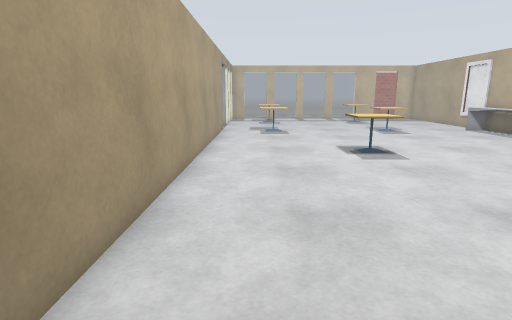
view 1 (above)

17 first-person views from a walk through a world built for the Gazebo simulator. The camera is 1.2 m above the floor, tilts 12° down and sees 80° across. The floor is counted in squares, 0.5 m on a side. Each view is taken from the middle of a square. On the plan, view 1 faces up. The plan holds only what a view shows up to about 18 squares ahead; the rest is blank. The place goes on beyond the plan. Simple patterns stand in for the simulator's built-in surfaces. Some surface patterns are stand-ins.

view 2
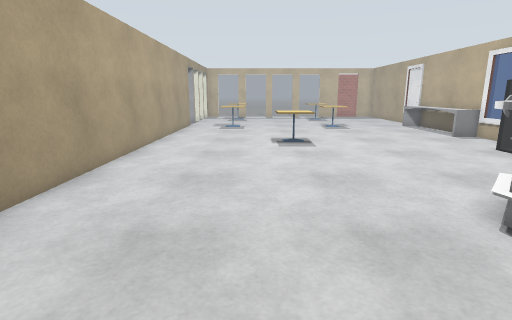

view 3
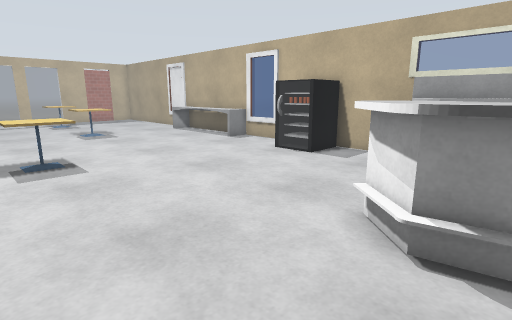

view 4
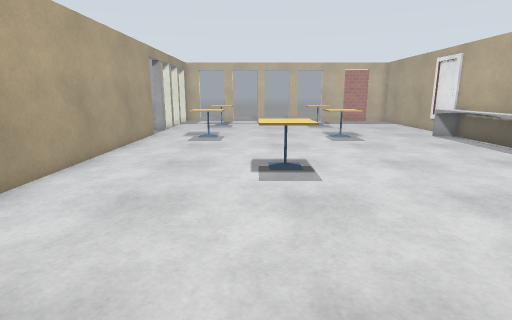

view 5
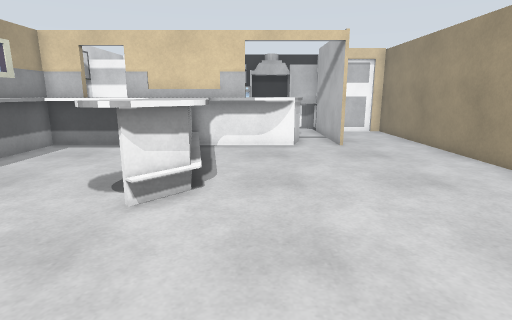

view 6
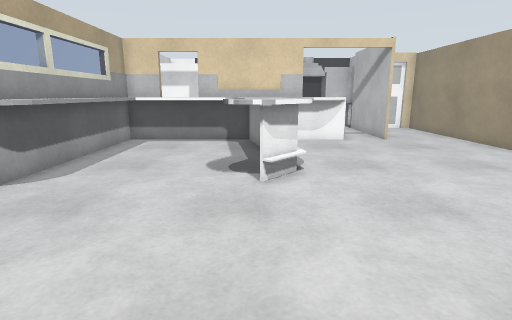

view 7
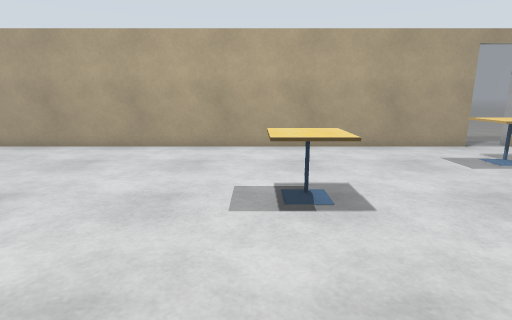

view 8
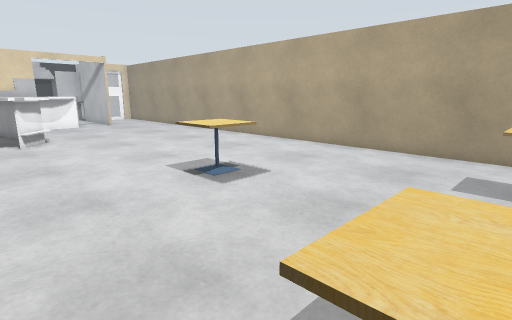

view 9
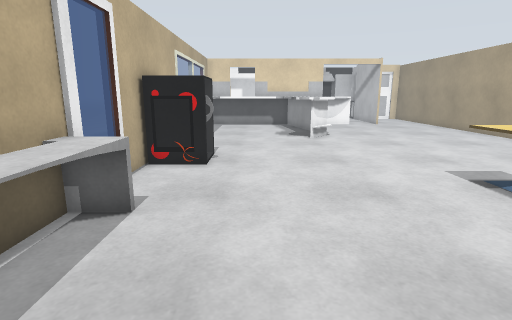

view 10
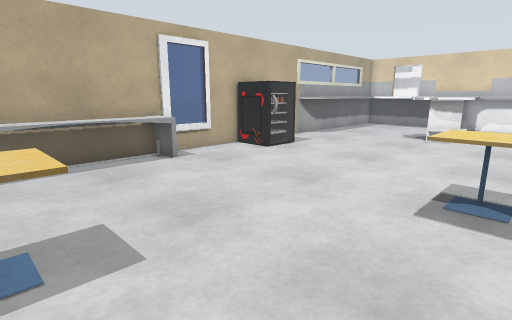

view 11
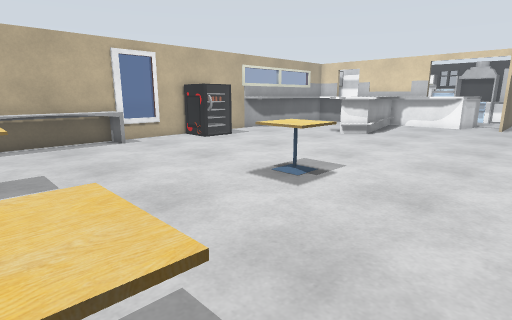

view 12
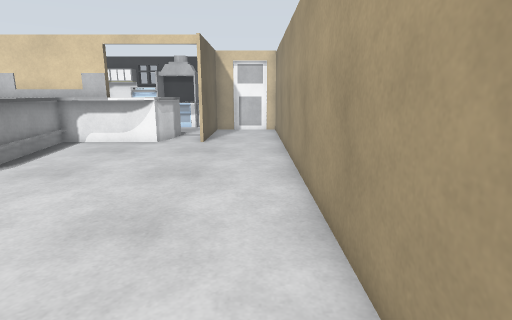

view 13
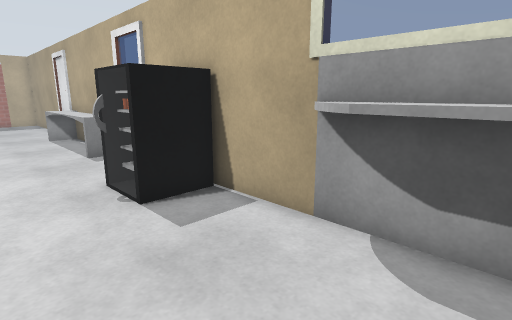

view 14
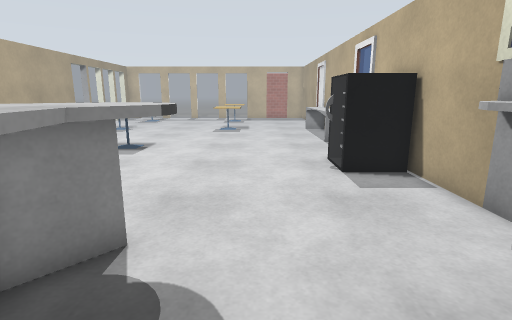

view 15
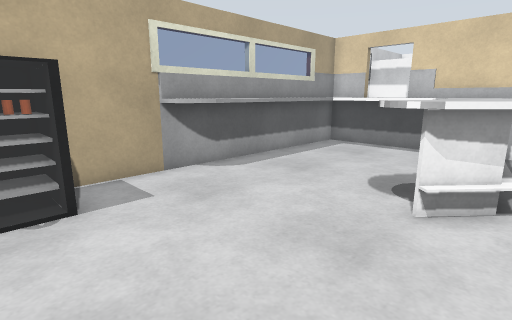

view 16
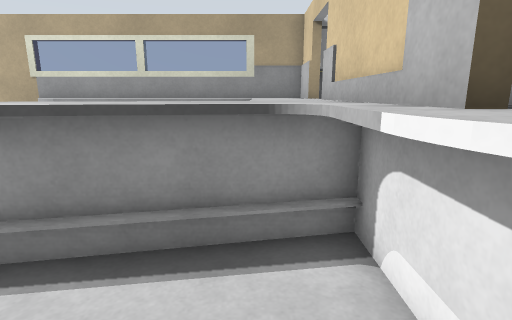

view 17
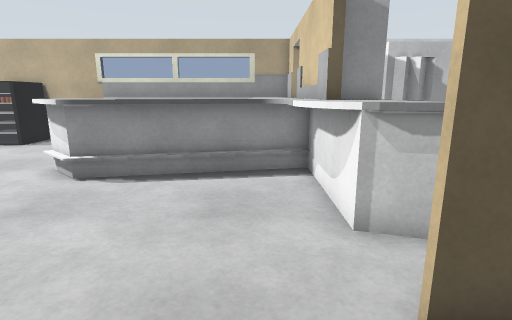

### Floor plan
Points are (right, up) in squares from view 1. A wall is a line through its corners. A room is listed if a view was taken in it or the views show most of it. See-through windows are left out.
Room 1 (views 1, 2, 3, 4, 5, 6, 7, 8, 9, 10, 11, 12, 13, 14, 15, 16, 17)
walls: (7.2, 1.9) (7.3, 2.6) (8.6, 3.9); (9.9, 2.7) (9.3, 1.8) (9.4, 0.8); (14.1, 8.5) (14.1, 10.2); (15.9, 8.4) (13.7, 8.4) (13.7, 10.5) (15.9, 10.5); (14.8, 4) (14.9, 4.4); (16.2, 12) (16.2, 12.5); (8, -3.2) (7.2, 2.1); (5.4, -3.9) (5.9, -3.8); (4.7, -4.2) (5.6, -3.8) (7.5, -3.8); (4.5, -4.4) (5, -4); (4, -5) (4.2, -4.8) (15.9, -4.8) (15.9, 21.5); (1.9, -4.8) (1.9, -8.5); (14.8, -2.9) (14.8, 4.1) (15, 4.6) (15.5, 5.1); (-2.4, 21.5) (-2.4, -8.5); (3.6, -6.4) (4.2, -4.7); (1.7, -7.5) (1.7, -4.8)
low walls: (14.8, 14.8) (14.8, 21.2); (16, 14.8) (14.5, 14.8); (15.6, 15.5) (15.6, 20.2); (10.4, -2.9) (14.8, -2.9); (4.2, -4.7) (4.7, -4.2); (9.1, -4.8) (7.7, 2.4) (8.9, 3.7); (8.8, -4.9) (7.4, 2.4); (3.6, -7.2) (3.6, -6.4)
objects: table (0, 20) to (2, 21); table (4, 12) to (6, 14); table (8, 20) to (10, 21)

Positions as (right, up) in squares from view 1, and headings:
1: (0, 0), facing up
2: (3, -3), facing up
3: (3, 1), facing up-right
4: (4, 3), facing up
5: (6, 10), facing down
6: (9, 12), facing down
7: (12, 12), facing left
8: (11, 21), facing down-left
9: (12, 21), facing down
10: (4, 21), facing down-right
11: (-1, 21), facing down-right
12: (-1, 11), facing down
13: (11, 2), facing up-right
14: (11, -1), facing up
15: (7, 10), facing down-right
16: (4, -3), facing right
17: (-1, -3), facing right
